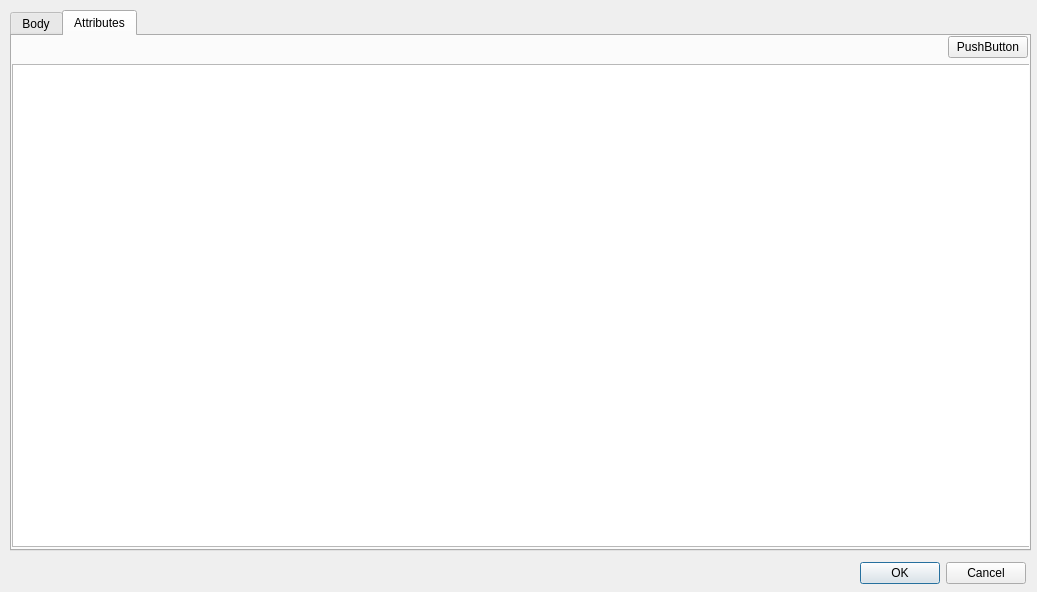
<?xml version="1.0" encoding="UTF-8"?>
<ui version="4.0">
 <class>SQSMessageAddDialog</class>
 <widget class="QDialog" name="SQSMessageAddDialog">
  <property name="geometry">
   <rect>
    <x>0</x>
    <y>0</y>
    <width>1037</width>
    <height>592</height>
   </rect>
  </property>
  <property name="windowTitle">
   <string>SQSMessageAddDialog</string>
  </property>
  <widget class="QDialogButtonBox" name="buttonBox">
   <property name="geometry">
    <rect>
     <x>860</x>
     <y>560</y>
     <width>166</width>
     <height>26</height>
    </rect>
   </property>
   <property name="standardButtons">
    <set>QDialogButtonBox::Cancel|QDialogButtonBox::Ok</set>
   </property>
  </widget>
  <widget class="QTabWidget" name="tabWidget">
   <property name="geometry">
    <rect>
     <x>10</x>
     <y>10</y>
     <width>1021</width>
     <height>541</height>
    </rect>
   </property>
   <property name="currentIndex">
    <number>1</number>
   </property>
   <widget class="QWidget" name="bodyTab">
    <attribute name="title">
     <string>Body</string>
    </attribute>
    <widget class="QTextEdit" name="bodyEdit">
     <property name="geometry">
      <rect>
       <x>0</x>
       <y>30</y>
       <width>1021</width>
       <height>481</height>
      </rect>
     </property>
    </widget>
    <widget class="QWidget" name="horizontalLayoutWidget">
     <property name="geometry">
      <rect>
       <x>-1</x>
       <y>0</y>
       <width>1021</width>
       <height>31</height>
      </rect>
     </property>
     <layout class="QHBoxLayout" name="horizontalLayout_2">
      <property name="rightMargin">
       <number>5</number>
      </property>
      <item>
       <spacer name="horizontalSpacer">
        <property name="orientation">
         <enum>Qt::Horizontal</enum>
        </property>
        <property name="sizeHint" stdset="0">
         <size>
          <width>40</width>
          <height>20</height>
         </size>
        </property>
       </spacer>
      </item>
      <item>
       <widget class="QPushButton" name="pushButton_2">
        <property name="text">
         <string>Browse</string>
        </property>
       </widget>
      </item>
     </layout>
    </widget>
   </widget>
   <widget class="QWidget" name="attributeTab">
    <attribute name="title">
     <string>Attributes</string>
    </attribute>
    <widget class="QWidget" name="verticalLayoutWidget">
     <property name="geometry">
      <rect>
       <x>0</x>
       <y>0</y>
       <width>1021</width>
       <height>511</height>
      </rect>
     </property>
     <layout class="QVBoxLayout" name="verticalLayout">
      <item>
       <layout class="QHBoxLayout" name="horizontalLayout">
        <property name="topMargin">
         <number>0</number>
        </property>
        <property name="rightMargin">
         <number>5</number>
        </property>
        <item>
         <spacer name="horizontalSpacer_2">
          <property name="orientation">
           <enum>Qt::Horizontal</enum>
          </property>
          <property name="sizeHint" stdset="0">
           <size>
            <width>40</width>
            <height>20</height>
           </size>
          </property>
         </spacer>
        </item>
        <item>
         <widget class="QPushButton" name="pushButton">
          <property name="text">
           <string>PushButton</string>
          </property>
         </widget>
        </item>
       </layout>
      </item>
      <item>
       <widget class="QTableWidget" name="tableWidget"/>
      </item>
     </layout>
    </widget>
   </widget>
  </widget>
 </widget>
 <resources/>
 <connections/>
</ui>
